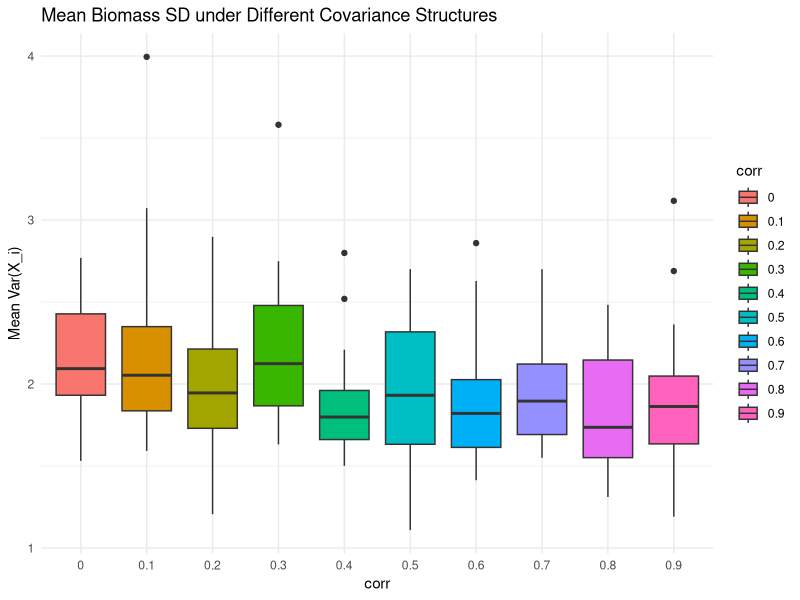

Recreate this plot in R.
# Load necessary libraries
library(clusterGeneration)
library(deSolve)
library(MASS)
library(ggplot2)
library(dplyr)
library(tidyr)

# Function to simulate quantitative interaction network
sim_quantitative_network <- function(Net_type, S, C, aij_params) {
  A <- matrix(0, S, S)
  n_pairs <- S * (S - 1) / 2
  B <- runif(n_pairs) <= C
  if (Net_type == "predator-prey") { 
    aij <- -abs(rnorm(n_pairs, aij_params[1], aij_params[2]))
    A[upper.tri(A)] <- B * aij
    A <- t(A)
    aij <- abs(rnorm(n_pairs, aij_params[1], aij_params[2]))
    A[upper.tri(A)] <- B * aij
  } 
  diag(A) <- -runif(S, min = 0, max = 1)
  while(max(Re(eigen(A)$values)) > 0){
    diag(A) <- -runif(S, min = 0, max = 1)
  }
  return(A)
}

fw.model <- function(t, B, params) {
  with(as.list(c(B, params)), {
    B[B < 10^-8] <- 0
    dBdt <- (params$r[t+1,] + params$A %*% B) * B
    list(dBdt)
  })
}

# Function to simulate biomass dynamics with changing r based on the previous timestep
simulate_dynamic_r <- function(S, timesteps, cov_matrix, interval = 20, perturb_scale = 1) {
  A <- sim_quantitative_network("predator-prey", S = S, C = 0.2, aij_params = c(0, 0.5))
  B <- solve(A)
  init_biomass <- runif(S, min = 1, max = 10)
  r <- -A %*% init_biomass  # Initialize r based on initial biomass
  biomass <- init_biomass
  results <- data.frame(time = 1, t(biomass))
  colnames(results) <- c("time", paste0("species_", 1:S))
  
  r <- MASS::mvrnorm(n = timesteps, mu = r, Sigma = cov_matrix)*perturb_scale
  out <- deSolve::ode(
    y = biomass, 
    times = seq(0, 100, length.out = timesteps), 
    func = fw.model, 
    parms = list(A = A, r = r)
  )
  
  return(as.data.frame(out))
}

# Generate covariance matrix
generate_cov_matrix <- function(S, alpha_d) {
  cor_matrix <- clusterGeneration::rcorrmatrix(d = S, alphad = alpha_d)
  sd_X <- rep(1, S)  
  cov_matrix <- diag(sd_X) %*% cor_matrix %*% diag(sd_X)
  return(cov_matrix)
}

generate_cov_matrix2 <- function(S, corr, sd_x) {
  cor_matrix <- matrix(1, nrow = S, ncol = S)
  cor_matrix[upper.tri(cor_matrix)] <- cor_matrix[lower.tri(cor_matrix)] <- corr
  sd_X <- rep(1, S)  
  cov_matrix <- diag(sd_X) %*% cor_matrix %*% diag(sd_X)
  return(cov_matrix)
}

# Simulation parameters
S <- 20  # Number of species
timesteps <- 1000
corr_values <- seq(0, 0.9, by = 0.1)
nsim <- 10  # Number of simulations per alpha_d value

# Initialize lists to store results
variance_abundance <- data.frame()
cov_values <- data.frame()
biomass_data <- data.frame()

# Run multiple simulations for each correlations
for (corr in corr_values) {
  print(paste("Running simulations for correlation =", corr))
  
  # Generate covariance matrix
  cov_matrix <- generate_cov_matrix2(S, corr = corr, sd_x = 1)
  
  # Store covariance values from the generated covariance matrix
 # cov_vals <- cov_matrix[upper.tri(cov_matrix)]
#  cov_values <- rbind(cov_values, data.frame(covariance = cov_vals, alpha_d = as.factor(alpha_d)))
  
  for (sim in 1:nsim) {
    print(paste("sim", sim, "of", nsim, "- correlation =", corr))
    # Run the simulation with dynamic r
    results <- simulate_dynamic_r(S = S, timesteps = timesteps, cov_matrix = cov_matrix, interval = 20)
    colnames(results) <- c("time", paste0("species", c(1:S)))
    
    # Convert results to long format for biomass dynamics plot
    results_long <- results %>%
      pivot_longer(cols = starts_with("species"), names_to = "species", values_to = "biomass") %>%
      mutate(sim_id = sim, correlation = as.factor(corr))
    
    biomass_data <- rbind(biomass_data, results_long)
  }
}

biomass_sd <- biomass_data %>%
  group_by(sim_id, species, correlation) %>%
  summarise(biomass_sd = sd(biomass)) %>%
  group_by(species, correlation) %>%
  summarise(mean_varX = mean(biomass_sd))


# Plot: Boxplot of mean change in biomass comparing two covariance structures
p1 <- ggplot(biomass_sd, aes(x = correlation, y = mean_varX, fill = correlation)) +
  geom_boxplot() +
  labs(title = "Mean Biomass SD under Different Covariance Structures", x = "corr", y = "Mean Var(X_i)", fill = "corr") +
  theme_minimal()

print(p1)
